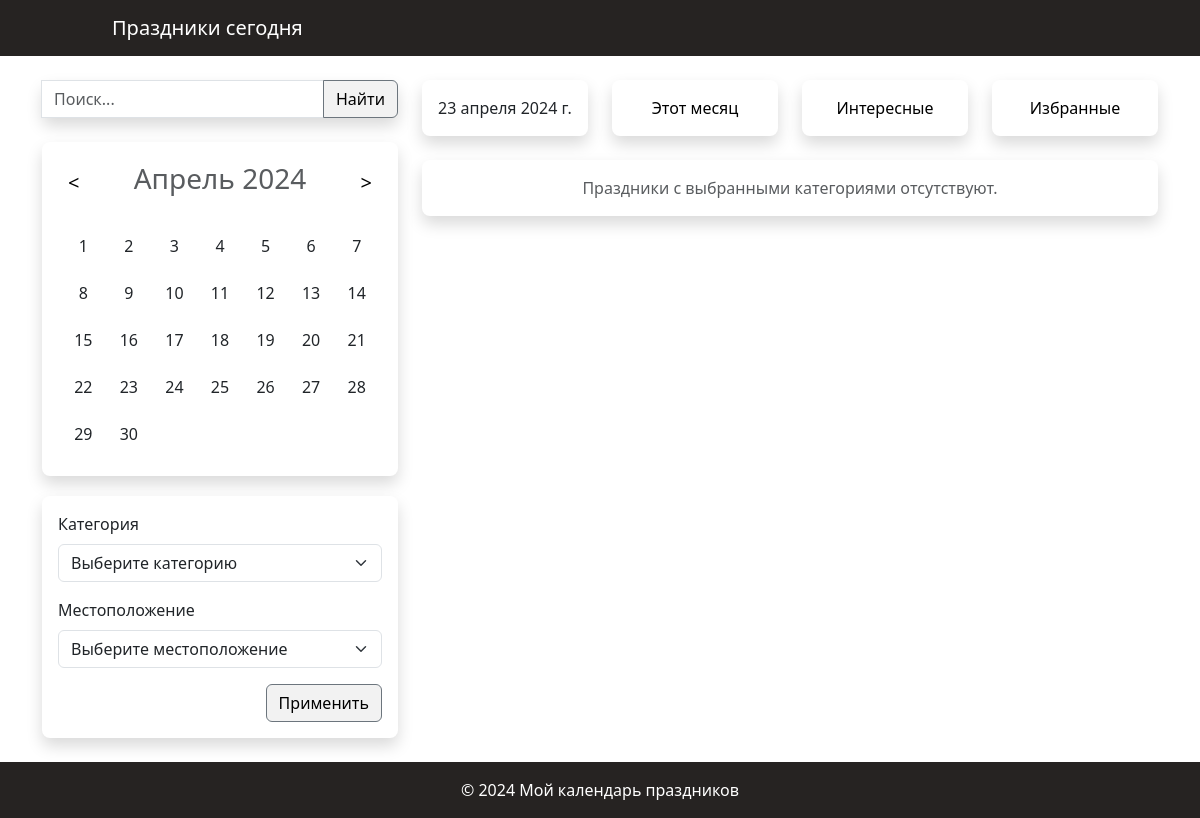
The app's page /, older data.
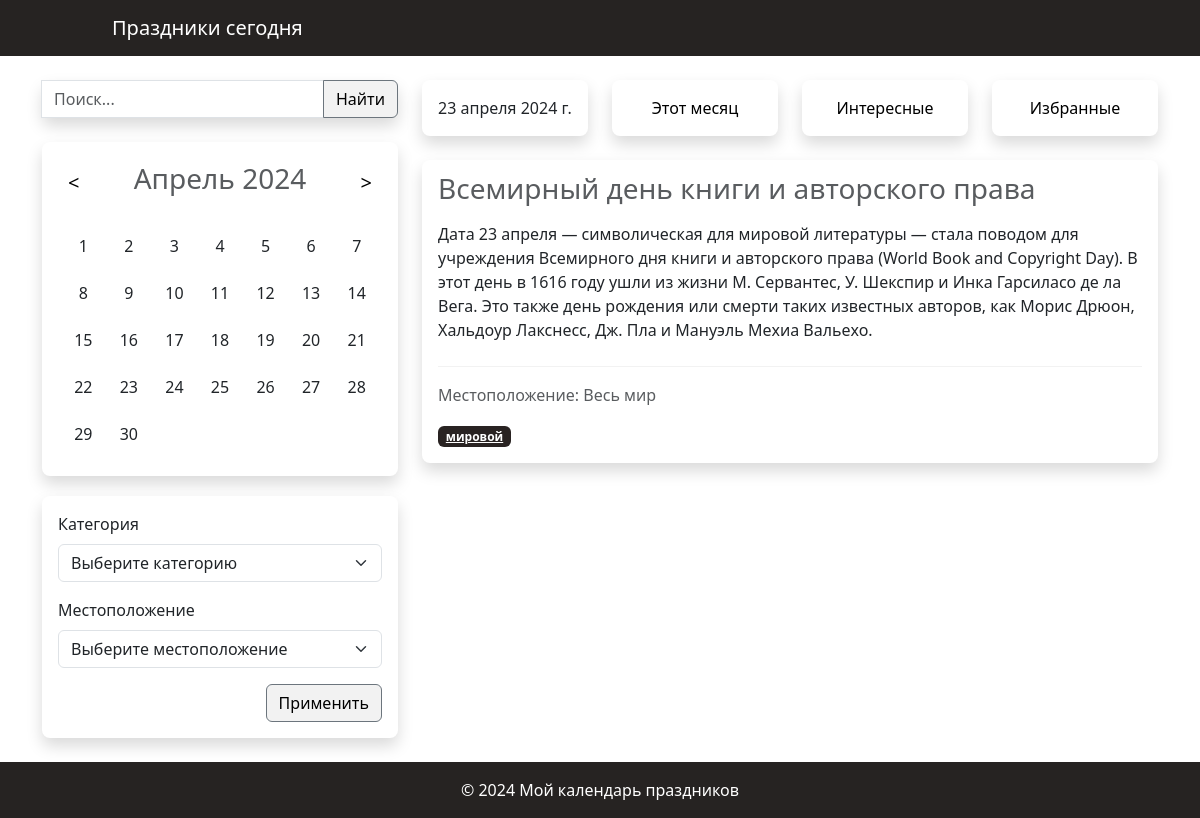
The same page, newer data.
### calendar_app/models.py (models this page shows, shortened)
class Holiday(models.Model):
    name = models.CharField(max_length=100, verbose_name="Праздник")
    date = models.DateField(verbose_name="Дата", default="2000-01-01")
    description = models.TextField(verbose_name="Описание")
    category = models.ForeignKey(
        Category, on_delete=models.CASCADE, verbose_name="Категория"
    )  # Связь с моделью Category
    location = models.ForeignKey(
        Location, on_delete=models.CASCADE, verbose_name="Местоположение"
    )  # Связь с моделью Location
    hashtags = models.ManyToManyField(Hashtag, blank=True, null=True, verbose_name="Хэштеги")
    slug = models.SlugField(max_length=100, unique=True, blank=True)
    repeat_yearly = models.BooleanField(
        default=False, verbose_name="Повторяется ежегодно"
    )

class Location(models.Model):
    name = models.CharField(
        max_length=100, verbose_name="Местоположение", null=True, blank=True
    )
    def __str__(self):
        return self.name

class Hashtag(models.Model):
    name = models.CharField(max_length=100, db_index=True, verbose_name="Хэштег")
    slug = models.SlugField(max_length=100, unique=True, blank=True)

### calendar_app/views.py (the view)
# urls.py: path("", views.index, name="index"),
def index(request):
    today = timezone.now().date()
    holidays_today = Holiday.objects.filter(date=today)
    all_holidays = Holiday.objects.all()
    categories = Category.objects.all()
    locations = Location.objects.all()
    category = request.GET.get("category")
    location = request.GET.get("location")
    selected_holidays = holidays_today
    if category and category != "":
        selected_holidays = all_holidays.filter(category=category)
    if location and location != "":
        selected_holidays = selected_holidays.filter(location=location)
    return render(
        request,
        "calendar_app/index.html",
        {
            "today": today,
            "selected_holidays": selected_holidays,
            "categories": categories,
            "locations": locations,
            "selected_category": int(category) if category else None,
            "selected_location": int(location) if location else None,
        },
    )

### calendar_app/templates/calendar_app/index.html (shortened to what the changed rows need)
{% extends 'base.html' %}
{% block content %}
<div class="row justify-content-center mt-4">
    <div class="col-md-8">
        {% if selected_holidays %}
            {% for holiday in selected_holidays %}
                <div class="card mb-4 border-0 rounded-3 shadow">
                    <div class="card-body">
                        <a href="{% url 'holiday_detail' slug=holiday.slug %}" style="text-decoration: none; color: inherit;">
                            <h3 class="card-subtitle mb-3 text-muted">{{ holiday.name }}</h3>
                        </a>
                        <p class="card-text mb-4">{{ holiday.description }}</p>
                        <hr style="border-top: 1px solid #ccc;">
                        <p class="card-text text-muted">Местоположение: {{ holiday.location }}</p>
                        <div class="mt-3">
                            {% for hashtag in holiday.hashtags.all %}
                                <a href="{% url 'holidays_by_hashtag' hashtag=hashtag.slug %}" class="badge bg-custom">{{ hashtag.name }}</a>
                            {% endfor %}
                        </div>
                    </div>
                </div>
            {% endfor %}
        {% else %}
            <div class="card border-0 rounded-3 shadow mb-4">
                <div class="card-body">
                    <p class="card-text text-muted text-center">Праздники с выбранными категориями отсутствуют.</p>
                </div>
            </div>
        {% endif %}
    </div>
</div>
{% endblock %}

Row changes from the older to the newer data that the page shows:
now on this page (row edited): Holiday: name "Всемирный день книги и авторского права", description "Дата 23 апреля — символическая для мировой литературы — стала поводом для учреждения Всемирного дня книги и авторского права (World Book and Copyright Day). В этот день в 1616 году ушли из жизни М. Сервантес, У. Шекспир и Инка Гарсиласо де ла Вега. Это также день рождения или смерти таких известных авторов, как Морис Дрюон, Хальдоур Лакснесс, Дж. Пла и Мануэль Мехиа Вальехо.", location "Весь мир"
added Hashtag: name "мировой"
Text that changed along with them:
text no longer shown: "Праздники с выбранными категориями отсутствуют."
